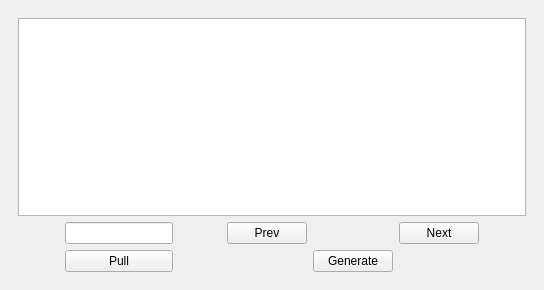
<?xml version="1.0" encoding="UTF-8"?>
<ui version="4.0">
 <class>MainWindow</class>
 <widget class="QMainWindow" name="MainWindow">
  <property name="geometry">
   <rect>
    <x>0</x>
    <y>0</y>
    <width>544</width>
    <height>290</height>
   </rect>
  </property>
  <property name="baseSize">
   <size>
    <width>1</width>
    <height>1</height>
   </size>
  </property>
  <property name="windowTitle">
   <string/>
  </property>
  <widget class="QWidget" name="centralwidget">
   <property name="sizePolicy">
    <sizepolicy hsizetype="Expanding" vsizetype="Expanding">
     <horstretch>100</horstretch>
     <verstretch>100</verstretch>
    </sizepolicy>
   </property>
   <layout class="QVBoxLayout" name="verticalLayout_2">
    <property name="sizeConstraint">
     <enum>QLayout::SetMaximumSize</enum>
    </property>
    <item>
     <widget class="QWidget" name="gridWidget_2" native="true">
      <property name="sizePolicy">
       <sizepolicy hsizetype="Expanding" vsizetype="Expanding">
        <horstretch>0</horstretch>
        <verstretch>0</verstretch>
       </sizepolicy>
      </property>
      <layout class="QGridLayout" name="gridLayout_2">
       <item row="1" column="4">
        <spacer name="horizontalSpacer_2">
         <property name="orientation">
          <enum>Qt::Horizontal</enum>
         </property>
         <property name="sizeHint" stdset="0">
          <size>
           <width>40</width>
           <height>20</height>
          </size>
         </property>
        </spacer>
       </item>
       <item row="1" column="0">
        <spacer name="horizontalSpacer">
         <property name="orientation">
          <enum>Qt::Horizontal</enum>
         </property>
         <property name="sizeHint" stdset="0">
          <size>
           <width>40</width>
           <height>20</height>
          </size>
         </property>
        </spacer>
       </item>
       <item row="1" column="1">
        <layout class="QVBoxLayout" name="verticalLayout">
         <item>
          <widget class="QLineEdit" name="PullSubject"/>
         </item>
         <item>
          <widget class="QPushButton" name="PullButton">
           <property name="text">
            <string>Pull</string>
           </property>
          </widget>
         </item>
        </layout>
       </item>
       <item row="1" column="3">
        <layout class="QGridLayout" name="gridLayout">
         <item row="0" column="2">
          <widget class="QPushButton" name="nextPageButton">
           <property name="text">
            <string>Next</string>
           </property>
          </widget>
         </item>
         <item row="0" column="0">
          <widget class="QPushButton" name="prevPageButton">
           <property name="text">
            <string>Prev</string>
           </property>
          </widget>
         </item>
         <item row="0" column="1">
          <widget class="QLabel" name="PageNumber">
           <property name="text">
            <string/>
           </property>
          </widget>
         </item>
         <item row="1" column="1">
          <widget class="QPushButton" name="AlgorithmButton">
           <property name="text">
            <string>Generate</string>
           </property>
          </widget>
         </item>
        </layout>
       </item>
       <item row="1" column="2">
        <spacer name="horizontalSpacer_3">
         <property name="orientation">
          <enum>Qt::Horizontal</enum>
         </property>
         <property name="sizeHint" stdset="0">
          <size>
           <width>40</width>
           <height>20</height>
          </size>
         </property>
        </spacer>
       </item>
       <item row="0" column="0" colspan="5">
        <widget class="QTableWidget" name="Display"/>
       </item>
      </layout>
     </widget>
    </item>
   </layout>
  </widget>
 </widget>
 <resources/>
 <connections/>
</ui>
